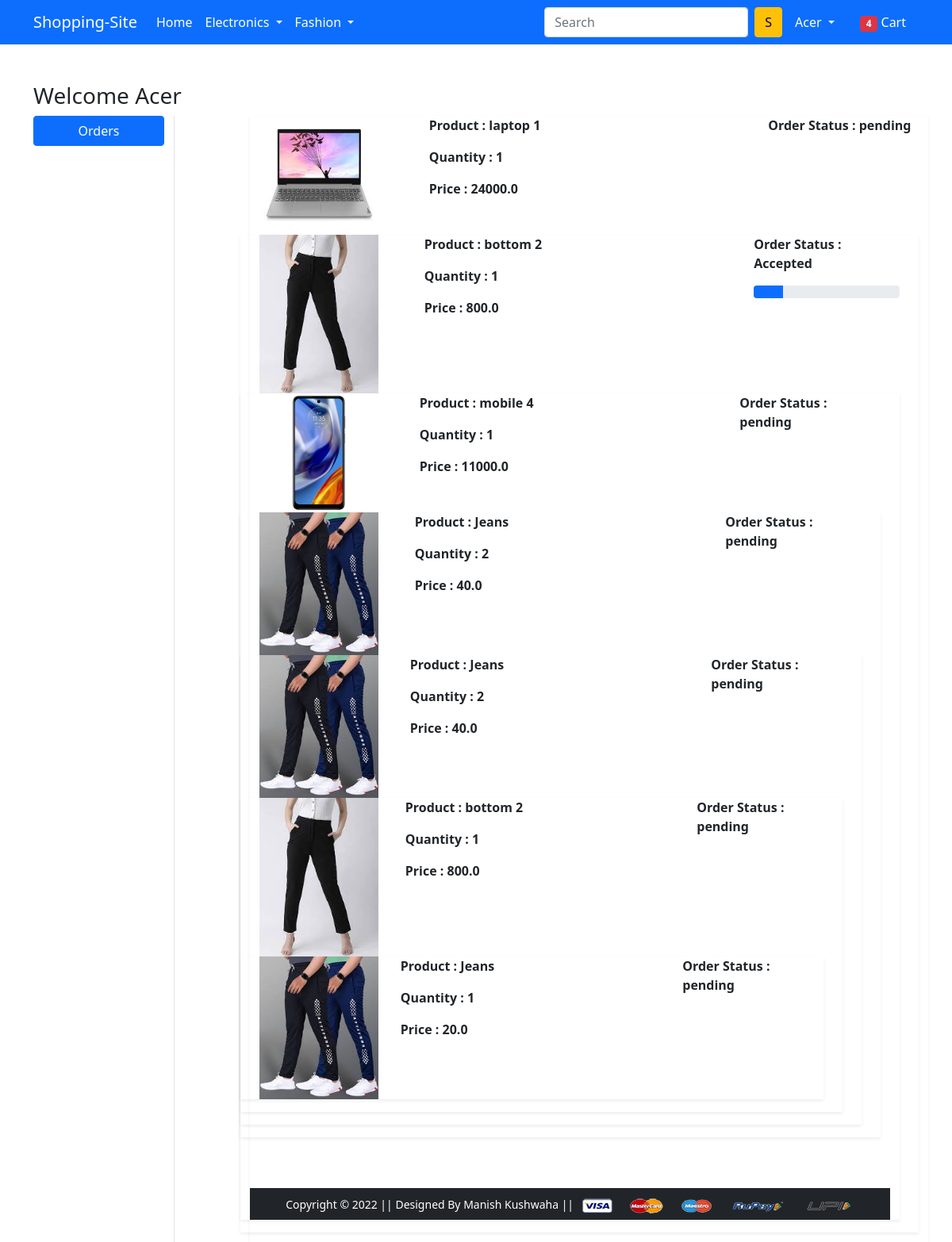
Screenshot of /orders/ (signed in) with the database file from the repository.
### app/models.py (models this page shows, shortened)
class OrderPlaced(models.Model):
    user = models.ForeignKey(User,on_delete=models.CASCADE)
    customer = models.ForeignKey(Customer,on_delete=models.CASCADE)
    product = models.ForeignKey(Product,on_delete=models.CASCADE)
    quantity = models.PositiveIntegerField()
    order_date = models.DateTimeField(auto_now_add=True)
    status = models.CharField(max_length=50,choices=STATUS_CHOICES, default = 'pending')
    @property
    def total_cost(self):
        return self.quantity * self.product.discounted_price

class Product(models.Model):
    title = models.CharField(max_length=100)
    selling_price = models.FloatField()
    discounted_price = models.FloatField()
    discription = models.TextField()
    brand = models.CharField(max_length=100)
    category = models.CharField(choices=CATEGORY_CHOICES,max_length=2)
    product_image = models.ImageField(upload_to = 'productimage')

### app/views.py (the view)
# urls.py: path('orders/', views.orders, name='orders'),
@login_required(login_url='login')
def orders(request):
    op = OrderPlaced.objects.filter(user=request.user)
    return render(request, 'app/orders.html',{
        'order_placed' : op,
    })

### app/templates/app/orders.html (shortened to what this page needs)
{% extends 'app/base.html' %}
{% load static %}
{% block main-content %}
<div class="container my-5">
 <div class="row">
 <h3>Welcome <span class='text-capitalize'>{{request.user}}</span></h3>
  <div class="col-sm-2 border-end">
   <ul class="list-unstyled">
    <li class="d-grid"><a href="{% url 'orders' %}" class="btn btn-primary">Orders</a></li>
   </ul>
  </div>
  <div class="col-sm-9 offset-sm-1">
    {% for order in order_placed %}
    <div class="row shadow-sm mb-3">
        <div class="col-sm-3">
            <img src="{{order.product.product_image.url}}" alt="" srcset="" class="img-fluid" height="150" width="150">
        </div>
        <div class="col-sm-6">
            <strong><p>Product : {{order.product.title}}</p></strong>
            <strong><p>Quantity : {{order.quantity}}</p></strong>
            <strong><p>Price : {{order.total_cost}}</p></strong>
        </div>
        <div class="col-sm-3 fw-bold">
            <p>Order Status : {{order.status}}</p>
            {% if order.status == 'Accepted' %}
            <div class="progress">
                <div class="progress-bar" role="progressbar" style="width: 20%" area-valuenow="20" area-valuemin="0" area-valuemax="100"></div>
            </div>
            {% endif %}
        </div>
        {% endfor %}
    </div>
  </div>
 </div>
</div>
{% endblock main-content %}

### app/templates/app/base.html (shortened to what this page needs)
<!doctype html>
{% load static %}
<html lang="en">
  <head>
    <link href="https://cdn.jsdelivr.net/npm/bootstrap@5.0.0-beta1/dist/css/bootstrap.min.css" rel="stylesheet">
    <link rel="stylesheet" href="{% static 'app/css/owl.carousel.min.css' %}">
    <link rel="stylesheet" href="{% static 'app/css/all.min.css' %}">
    <link rel="stylesheet" href="{% static 'app/css/style.css' %}">
  </head>
  <body>
    <nav class="navbar navbar-expand-lg navbar-dark bg-primary">
     <div class="container">
       <a class="navbar-brand" href="/">Shopping-Site</a>
       <div class="collapse navbar-collapse" id="navbarSupportedContent">
         <ul class="navbar-nav me-auto mb-2 mb-lg-0">
           <li class="nav-item">
             <a class="nav-link active" aria-current="page" href="/">Home</a>
           </li>
           <li class="nav-item dropdown">
             <a class="nav-link dropdown-toggle text-white" href="#" id="electronicsDropdown" role="button" data-bs-toggle="dropdown" aria-expanded="false">
               Electronics
             </a>
           </li>
           <li class="nav-item dropdown">
             <a class="nav-link dropdown-toggle text-white" href="#" id="fashionDropdown" role="button" data-bs-toggle="dropdown" aria-expanded="false">
               Fashion
             </a>
           </li>
         </ul>
         <form class="d-flex">
           <input class="form-control me-2" type="search" placeholder="Search" aria-label="Search">
           <button class="btn btn-warning" type="submit">S</button>
         </form>
         <div>
          <ul class="navbar-nav me-auto mb-2 mb-lg-0">
          {% if request.user.is_authenticated %}
           <li class="nav-item dropdown mx-2">
              <a class="nav-link dropdown-toggle text-white" href="#" id="profileDropdown" role="button" data-bs-toggle="dropdown" aria-expanded="false">
                {{request.user.username|capfirst}}
              </a>
            </li>
            <li class="nav-item mx-2">
             <a href="{% url 'show_cart' %}" class="nav-link text-white"><span class="badge bg-danger">4</span> Cart </a>
            </li>
          {% endif %}
          </ul>
         </div>
       </div>
     </div>
    </nav>
    {% block main-content %} {% endblock main-content %}
    <footer class="container-fluid bg-dark text-center p-2 mt-5">
        <small class="text-white">Copyright &copy; 2022 || Designed By Manish Kushwaha || </small>
        <img src="{% static 'app/images/payment.png' %}" alt="" srcset="" class="img-fluid" height="2px">
    </footer>
  </body>
</html>

### rows the page displays
OrderPlaced: product.product_image (picture), product "laptop 1", quantity "1", total_cost "24000.0", status "pending"
OrderPlaced: product.product_image (picture), product "bottom 2", quantity "1", total_cost "800.0", status "Accepted"
OrderPlaced: product.product_image (picture), product "mobile 4", quantity "1", total_cost "11000.0", status "pending"
OrderPlaced: product.product_image (picture), product "Jeans", quantity "2", total_cost "40.0", status "pending"
OrderPlaced: product.product_image (picture), product "Jeans", quantity "2", total_cost "40.0", status "pending"
OrderPlaced: product.product_image (picture), product "bottom 2", quantity "1", total_cost "800.0", status "pending"
OrderPlaced: product.product_image (picture), product "Jeans", quantity "1", total_cost "20.0", status "pending"

### other values shown
{{ request.user.username|capfirst }} "Acer"
{{ request.user }} "Acer"
